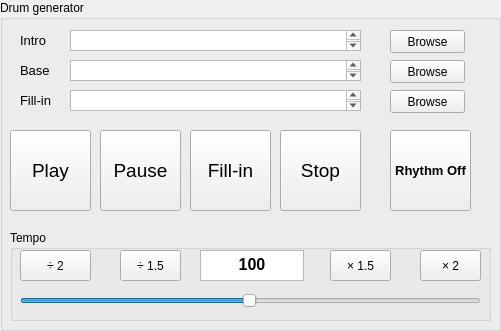
   <widget class="QGroupBox" name="groupBox_6">
    <property name="geometry">
     <rect>
      <x>240</x>
      <y>10</y>
      <width>501</width>
      <height>331</height>
     </rect>
    </property>
    <property name="title">
     <string>Drum generator</string>
    </property>
    <widget class="QGroupBox" name="groupBox_7">
     <property name="geometry">
      <rect>
       <x>10</x>
       <y>230</y>
       <width>481</width>
       <height>91</height>
      </rect>
     </property>
     <property name="title">
      <string>Tempo</string>
     </property>
     <widget class="QSlider" name="Slider_tempo">
      <property name="geometry">
       <rect>
        <x>10</x>
        <y>60</y>
        <width>461</width>
        <height>22</height>
       </rect>
      </property>
      <property name="minimum">
       <number>1</number>
      </property>
      <property name="maximum">
       <number>200</number>
      </property>
      <property name="sliderPosition">
       <number>100</number>
      </property>
      <property name="tracking">
       <bool>true</bool>
      </property>
      <property name="orientation">
       <enum>Qt::Horizontal</enum>
      </property>
     </widget>
     <widget class="QPushButton" name="Button_tempo_p15">
      <property name="geometry">
       <rect>
        <x>320</x>
        <y>20</y>
        <width>61</width>
        <height>31</height>
       </rect>
      </property>
      <property name="text">
       <string>× 1.5</string>
      </property>
     </widget>
     <widget class="QPushButton" name="Button_tempo_p20">
      <property name="geometry">
       <rect>
        <x>410</x>
        <y>20</y>
        <width>61</width>
        <height>31</height>
       </rect>
      </property>
      <property name="text">
       <string>× 2</string>
      </property>
     </widget>
     <widget class="QPushButton" name="Button_tempo_m20">
      <property name="geometry">
       <rect>
        <x>10</x>
        <y>20</y>
        <width>71</width>
        <height>31</height>
       </rect>
      </property>
      <property name="text">
       <string>÷ 2</string>
      </property>
     </widget>
     <widget class="QPushButton" name="Button_tempo_m15">
      <property name="geometry">
       <rect>
        <x>110</x>
        <y>20</y>
        <width>61</width>
        <height>31</height>
       </rect>
      </property>
      <property name="text">
       <string>÷ 1.5</string>
      </property>
     </widget>
     <widget class="QTextEdit" name="Edit_tempo">
      <property name="geometry">
       <rect>
        <x>190</x>
        <y>20</y>
        <width>104</width>
        <height>31</height>
       </rect>
      </property>
      <property name="html">
       <string>&lt;!DOCTYPE HTML PUBLIC &quot;-//W3C//DTD HTML 4.0//EN&quot; &quot;http://www.w3.org/TR/REC-html40/strict.dtd&quot;&gt;
&lt;html&gt;&lt;head&gt;&lt;meta name=&quot;qrichtext&quot; content=&quot;1&quot; /&gt;&lt;style type=&quot;text/css&quot;&gt;
p, li { white-space: pre-wrap; }
&lt;/style&gt;&lt;/head&gt;&lt;body style=&quot; font-family:'MS Shell Dlg 2'; font-size:8.25pt; font-weight:400; font-style:normal;&quot;&gt;
&lt;p align=&quot;center&quot; style=&quot; margin-top:0px; margin-bottom:0px; margin-left:0px; margin-right:0px; -qt-block-indent:0; text-indent:0px;&quot;&gt;&lt;span style=&quot; font-size:12pt; font-weight:600;&quot;&gt;100&lt;/span&gt;&lt;/p&gt;&lt;/body&gt;&lt;/html&gt;</string>
      </property>
     </widget>
    </widget>
    <widget class="QLabel" name="label">
     <property name="geometry">
      <rect>
       <x>20</x>
       <y>30</y>
       <width>47</width>
       <height>21</height>
      </rect>
     </property>
     <property name="font">
      <font>
       <pointsize>10</pointsize>
      </font>
     </property>
     <property name="text">
      <string>Intro</string>
     </property>
    </widget>
    <widget class="QTextEdit" name="Edit_intro">
     <property name="geometry">
      <rect>
       <x>70</x>
       <y>30</y>
       <width>291</width>
       <height>21</height>
      </rect>
     </property>
     <property name="html">
      <string>&lt;!DOCTYPE HTML PUBLIC &quot;-//W3C//DTD HTML 4.0//EN&quot; &quot;http://www.w3.org/TR/REC-html40/strict.dtd&quot;&gt;
&lt;html&gt;&lt;head&gt;&lt;meta name=&quot;qrichtext&quot; content=&quot;1&quot; /&gt;&lt;style type=&quot;text/css&quot;&gt;
p, li { white-space: pre-wrap; }
&lt;/style&gt;&lt;/head&gt;&lt;body style=&quot; font-family:'MS Shell Dlg 2'; font-size:8.25pt; font-weight:400; font-style:normal;&quot;&gt;
&lt;p style=&quot;-qt-paragraph-type:empty; margin-top:0px; margin-bottom:0px; margin-left:0px; margin-right:0px; -qt-block-indent:0; text-indent:0px;&quot;&gt;&lt;br /&gt;&lt;/p&gt;&lt;/body&gt;&lt;/html&gt;</string>
     </property>
    </widget>
    <widget class="QPushButton" name="Browse_intro">
     <property name="geometry">
      <rect>
       <x>390</x>
       <y>30</y>
       <width>75</width>
       <height>23</height>
      </rect>
     </property>
     <property name="text">
      <string>Browse</string>
     </property>
    </widget>
    <widget class="QLabel" name="label_2">
     <property name="geometry">
      <rect>
       <x>20</x>
       <y>60</y>
       <width>47</width>
       <height>21</height>
      </rect>
     </property>
     <property name="font">
      <font>
       <pointsize>10</pointsize>
      </font>
     </property>
     <property name="text">
      <string>Base</string>
     </property>
    </widget>
    <widget class="QTextEdit" name="Edit_base">
     <property name="geometry">
      <rect>
       <x>70</x>
       <y>60</y>
       <width>291</width>
       <height>21</height>
      </rect>
     </property>
     <property name="html">
      <string>&lt;!DOCTYPE HTML PUBLIC &quot;-//W3C//DTD HTML 4.0//EN&quot; &quot;http://www.w3.org/TR/REC-html40/strict.dtd&quot;&gt;
&lt;html&gt;&lt;head&gt;&lt;meta name=&quot;qrichtext&quot; content=&quot;1&quot; /&gt;&lt;style type=&quot;text/css&quot;&gt;
p, li { white-space: pre-wrap; }
&lt;/style&gt;&lt;/head&gt;&lt;body style=&quot; font-family:'MS Shell Dlg 2'; font-size:8.25pt; font-weight:400; font-style:normal;&quot;&gt;
&lt;p style=&quot;-qt-paragraph-type:empty; margin-top:0px; margin-bottom:0px; margin-left:0px; margin-right:0px; -qt-block-indent:0; text-indent:0px;&quot;&gt;&lt;br /&gt;&lt;/p&gt;&lt;/body&gt;&lt;/html&gt;</string>
     </property>
    </widget>
    <widget class="QPushButton" name="Browse_base">
     <property name="geometry">
      <rect>
       <x>390</x>
       <y>60</y>
       <width>75</width>
       <height>23</height>
      </rect>
     </property>
     <property name="text">
      <string>Browse</string>
     </property>
    </widget>
    <widget class="QLabel" name="label_3">
     <property name="geometry">
      <rect>
       <x>20</x>
       <y>90</y>
       <width>47</width>
       <height>21</height>
      </rect>
     </property>
     <property name="font">
      <font>
       <pointsize>10</pointsize>
      </font>
     </property>
     <property name="text">
      <string>Fill-in</string>
     </property>
    </widget>
    <widget class="QTextEdit" name="Edit_fillin">
     <property name="geometry">
      <rect>
       <x>70</x>
       <y>90</y>
       <width>291</width>
       <height>21</height>
      </rect>
     </property>
     <property name="html">
      <string>&lt;!DOCTYPE HTML PUBLIC &quot;-//W3C//DTD HTML 4.0//EN&quot; &quot;http://www.w3.org/TR/REC-html40/strict.dtd&quot;&gt;
&lt;html&gt;&lt;head&gt;&lt;meta name=&quot;qrichtext&quot; content=&quot;1&quot; /&gt;&lt;style type=&quot;text/css&quot;&gt;
p, li { white-space: pre-wrap; }
&lt;/style&gt;&lt;/head&gt;&lt;body style=&quot; font-family:'MS Shell Dlg 2'; font-size:8.25pt; font-weight:400; font-style:normal;&quot;&gt;
&lt;p style=&quot;-qt-paragraph-type:empty; margin-top:0px; margin-bottom:0px; margin-left:0px; margin-right:0px; -qt-block-indent:0; text-indent:0px;&quot;&gt;&lt;br /&gt;&lt;/p&gt;&lt;/body&gt;&lt;/html&gt;</string>
     </property>
    </widget>
    <widget class="QPushButton" name="Browse_fillin">
     <property name="geometry">
      <rect>
       <x>390</x>
       <y>90</y>
       <width>75</width>
       <height>23</height>
      </rect>
     </property>
     <property name="text">
      <string>Browse</string>
     </property>
    </widget>
    <widget class="QPushButton" name="Button_play">
     <property name="geometry">
      <rect>
       <x>10</x>
       <y>130</y>
       <width>81</width>
       <height>81</height>
      </rect>
     </property>
     <property name="font">
      <font>
       <pointsize>14</pointsize>
      </font>
     </property>
     <property name="text">
      <string>Play</string>
     </property>
     <property name="checkable">
      <bool>false</bool>
     </property>
    </widget>
    <widget class="QPushButton" name="Button_pause">
     <property name="geometry">
      <rect>
       <x>100</x>
       <y>130</y>
       <width>81</width>
       <height>81</height>
      </rect>
     </property>
     <property name="font">
      <font>
       <pointsize>14</pointsize>
      </font>
     </property>
     <property name="text">
      <string>Pause</string>
     </property>
     <property name="checkable">
      <bool>false</bool>
     </property>
    </widget>
    <widget class="QPushButton" name="Button_stop">
     <property name="geometry">
      <rect>
       <x>280</x>
       <y>130</y>
       <width>81</width>
       <height>81</height>
      </rect>
     </property>
     <property name="font">
      <font>
       <pointsize>14</pointsize>
      </font>
     </property>
     <property name="text">
      <string>Stop</string>
     </property>
     <property name="checkable">
      <bool>false</bool>
     </property>
    </widget>
    <widget class="QPushButton" name="Button_fillin">
     <property name="geometry">
      <rect>
       <x>190</x>
       <y>130</y>
       <width>81</width>
       <height>81</height>
      </rect>
     </property>
     <property name="font">
      <font>
       <pointsize>14</pointsize>
      </font>
     </property>
     <property name="text">
      <string>Fill-in</string>
     </property>
     <property name="checkable">
      <bool>false</bool>
     </property>
    </widget>
    <widget class="QPushButton" name="Button_rhythmOff">
     <property name="geometry">
      <rect>
       <x>390</x>
       <y>130</y>
       <width>81</width>
       <height>81</height>
      </rect>
     </property>
     <property name="font">
      <font>
       <pointsize>10</pointsize>
       <weight>75</weight>
       <bold>true</bold>
      </font>
     </property>
     <property name="text">
      <string>Rhythm Off</string>
     </property>
     <property name="checkable">
      <bool>true</bool>
     </property>
    </widget>
   </widget>
